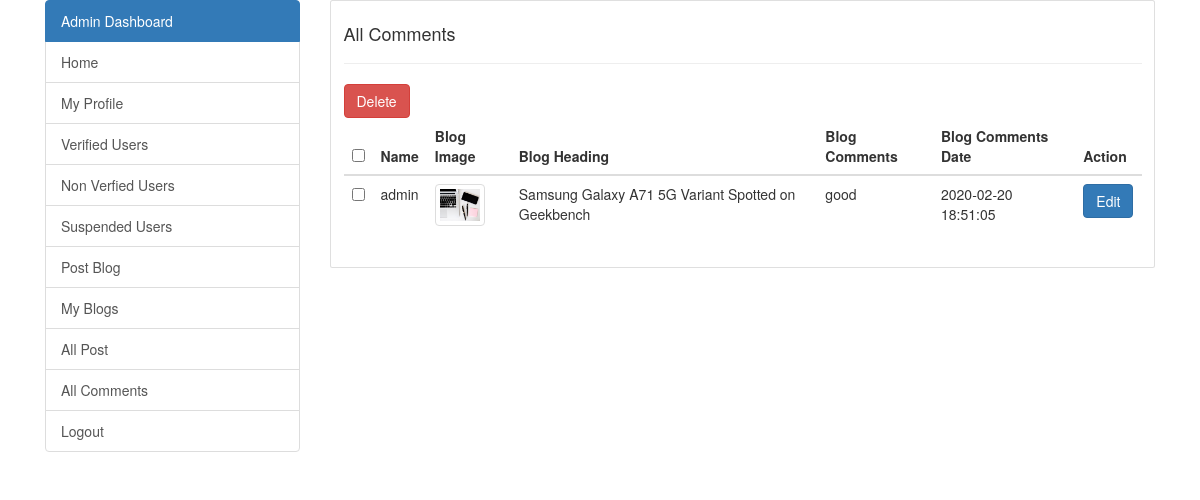
The app's page /allcomments.php with its own data.
### tables this page shows
CREATE TABLE `comments` (
  `cid` int(11) NOT NULL,
  `comment` varchar(500) NOT NULL,
  `uid` int(50) NOT NULL,
  `bid` int(50) NOT NULL,
  `date` timestamp NOT NULL DEFAULT CURRENT_TIMESTAMP ON UPDATE CURRENT_TIMESTAMP
);

CREATE TABLE `user` (
  `id` int(11) NOT NULL,
  `name` varchar(200) NOT NULL,
  `email` varchar(200) NOT NULL,
  `password` varchar(200) NOT NULL,
  `contact` varchar(200) NOT NULL,
  `image` varchar(300) NOT NULL,
  `role` varchar(10) NOT NULL DEFAULT 'user',
  `isverify` int(11) NOT NULL DEFAULT '0',
  `suspend` int(11) NOT NULL DEFAULT '0'
);

CREATE TABLE `blog` (
  `bid` int(11) NOT NULL,
  `bh` varchar(200) NOT NULL,
  `bc` varchar(50) NOT NULL,
  `bimg` varchar(200) NOT NULL,
  `bd` longtext NOT NULL,
  `date` timestamp NOT NULL DEFAULT CURRENT_TIMESTAMP ON UPDATE CURRENT_TIMESTAMP,
  `isverify` int(11) NOT NULL DEFAULT '0',
  `uid` int(30) NOT NULL,
  `ccount` varchar(500) NOT NULL DEFAULT '0',
  `views` varchar(500) NOT NULL DEFAULT '0'
);

### allcomments.php (the view, shortened to what this page needs)
<?php
$sql = "select user.name,user.id,blog.bimg,blog.bid,blog.bh,comments.cid,comments.comment,comments.date from ((comments INNER JOIN user ON comments.uid=user.id) INNER JOIN blog ON comments.bid=blog.bid)";
$res=mysqli_query($conn,$sql);
include 'adminheader.php';
?>
    <div class="col-md-9">
        <div class="card">
            <div class="card-body">
                <div class="row">
                    <div class="col-md-12">
                        <h4>All Comments</h4>
                        <hr>
                    </div>
                </div>
                <form action="db.php" method="POST">
                  <input type="submit" class="btn btn-danger" name="comment_delete" value="Delete">
                <div class="row">
                    <div class="col-md-12">
                        <table class="table table-hover">
                            <thead>
                              <tr>
                                <th scope="col"><input type="checkbox"></th>
                                <th scope="col">Name</th>
                                <th scope="col">Blog Image</th>
                                <th scope="col">Blog Heading</th>
                                <th scope="col">Blog Comments</th>
                                <th scope="col">Blog Comments Date</th>
                                <th scope="col">Action</th>
                              </tr>
                            </thead>
                            <?php
                            foreach($res as $row)
                            {
                                $name=$row['name'];
                                $heading=$row['bh'];
                                $image=$row['bimg'];
                                $comment=$row['comment'];
                                $date=$row['date'];
                                $cid=$row['cid'];
                            ?>
                            <tbody>
                              <tr>
                                <td><input type="checkbox" name="c[]" value="<?php echo $cid;?>"></td>
                                <td><?php echo $name;?></td>
                                <td><img src="<?php echo $image;?>" class="img-thumbnail" width="50" height="50"></td>
                                <td><?php echo $heading;?></td>
                                <td><?php echo $comment;?></td>
                                <td><?php echo $date;?></td>
                                <td><a href="db.php?AcommentEdit=<?php echo $cid;?>" class="btn btn-primary">Edit</a></td>
                              </tr>
                            </tbody>
                          <?php }?>
                          </table>
                    </div>
                </div>
                </form>
            </div>
        </div>
    </div>
  </div>
</div>
</body>
</html>

### records on screen
comments: uid.name "admin", bid.bimg (picture), bid.bh "Samsung Galaxy A71 5G Variant Spotted on Geekbench", comment "good", date "2020-02-20 18:51:05"
